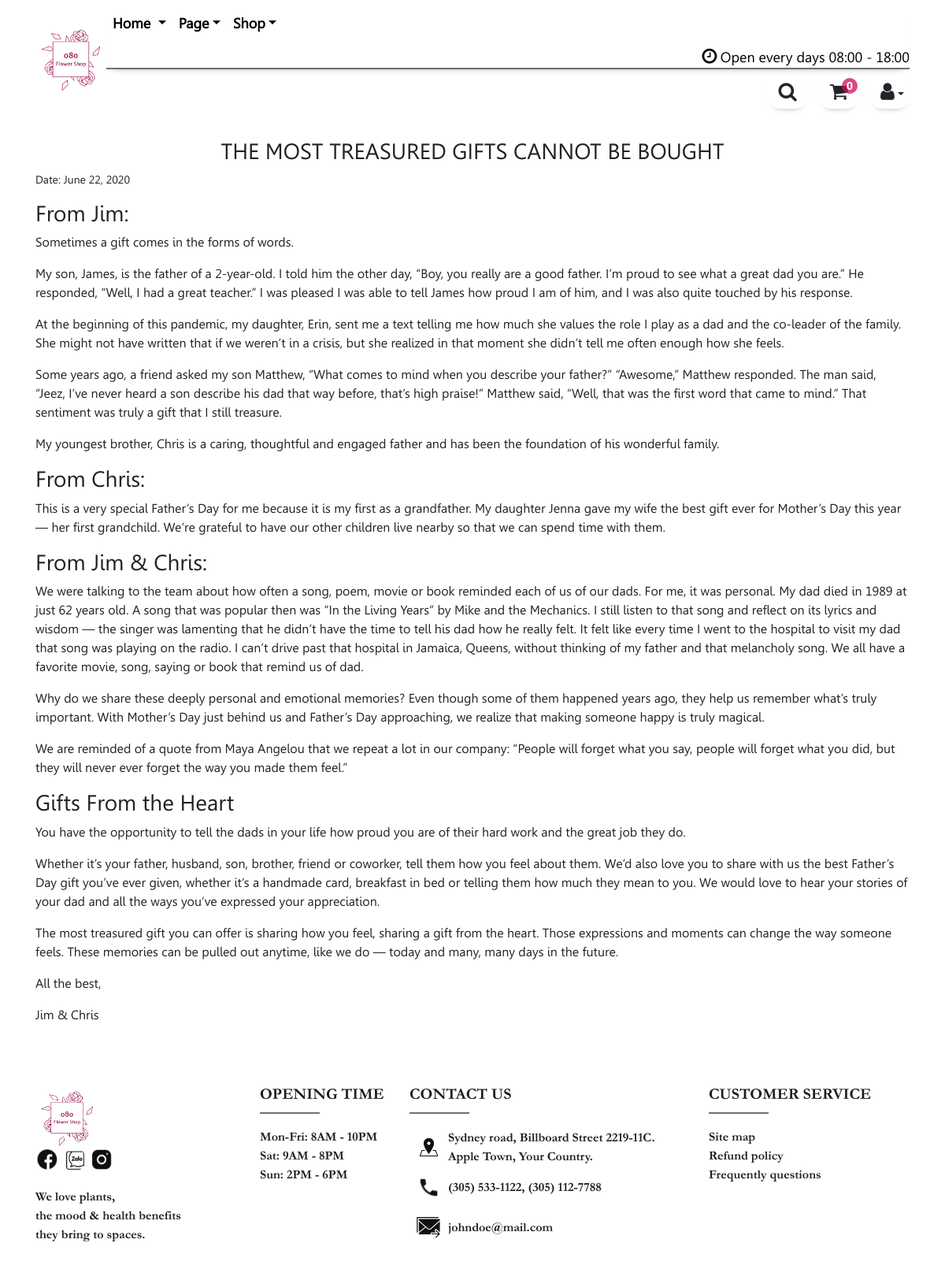
The app's page /blogs/THE MOST TREASURED GIFTS CANNOT BE BOUGHT/ with its own data.
### flowershop/models.py (models this page shows, shortened)
class Blog(models.Model):
    title = models.CharField(max_length = 150, unique = True)
    brief = models.TextField()
    background = models.ImageField(upload_to = 'blog_background')
    content = RichTextUploadingField()
    posted_date = models.DateField(auto_now_add = True)
    tags = models.ManyToManyField(Tag, blank = True)
    def show_background(self):
        return mark_safe('<img src="/media/%s" width="100" height="auto"/>' % self.background)
    show_background.short_description = ''
    def get_tags(self):
        return ", ".join([t.name for t in self.tags.all()])
    get_tags.short_description = 'tags'

### flowershop/views.py (the view)
# urls.py: path('blogs/<str:blog_title>/', views.bdetail, name='flowershop-bdetail'),
def bdetail(request, blog_title):
    blog = Blog.objects.get(title = blog_title)
    context = {
        'page_title': 'Home',
        'cart_count': cartcount(request),
        'blog': blog
    }
    return render(request, 'blog-detail.html', context)

### flowershop/views.py (called while the page is built)
def cartcount(request):
    try:
        items = list(Cart.objects.filter(user = request.user).values('quantity'))
        count = sum(item['quantity'] for item in items)
        return count
    except:
        return 0

### flowershop/templates/blog-detail.html (shortened to what this page needs)
{% extends "base.html" %}
{% load static %}
{% block css %}
    <link rel="stylesheet" href="{% static 'css/style.css' %}">
    <link rel="stylesheet" href="{% static 'css/header.css' %}">
    <link rel="stylesheet" href="{% static 'css/footer.css' %}">
    <link rel="stylesheet" href="{% static 'css/blog-detail.css' %}">
{% endblock %}
{% block content %}
    <div class="container blog-detail-wrapper" style="color: #222;">
        <h3 class="text-center">{{ blog.title }}</h3>
        <p style="font-size: 0.875rem;"><span>Date:</span>&nbsp;{{ blog.posted_date }}</p>
        <div>
            {{ blog.content|safe }}
        </div>
    </div>
{% endblock %}

### flowershop/static/css/style.css (style rules this page uses)
body { font-size: 1rem; font-family: leelawad, sans-serif; color: #707070; }
@media (min-width: 1200px) { body { padding-top: 0; } }

### flowershop/static/css/blog-detail.css (style rules this page uses)
body { padding-top: 146px; }
.blog-detail-wrapper { padding-top: 30px; padding-bottom: 30px; }

### records on screen
Blog: title "THE MOST TREASURED GIFTS CANNOT BE BOUGHT", posted_date "June 22, 2020", content "From Jim: Sometimes a gift comes in the forms of words. My son, James, is the father of a 2-year-old. I told him the other day, “Boy, you really are a good father. I’m proud to see what a great dad you are.” He responded, “Well, I had a great teacher.” I was pleased I was able to tell James how proud I am of him, and I was also quite touched by his response. At the beginning of this pandemic, my daughter, Erin, sent me a text telling me how much she values the role I play as a dad and the co-leader of the family. She might not have written that if we weren’t in a crisis, but she realized in that moment she didn’t tell me often enough how she feels. Some years ago, a friend asked my son…"

### other values on screen
{{ cart_count }} "0"
